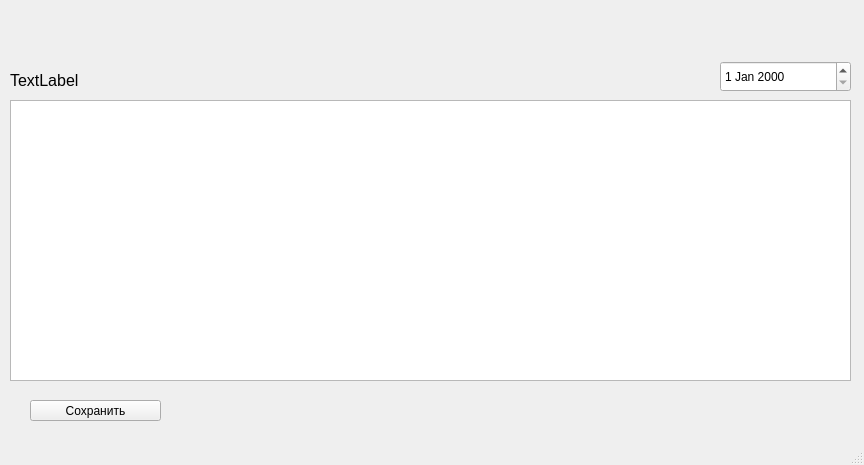
<?xml version="1.0" encoding="UTF-8"?>
<ui version="4.0">
 <class>MainWindow</class>
 <widget class="QMainWindow" name="MainWindow">
  <property name="geometry">
   <rect>
    <x>0</x>
    <y>0</y>
    <width>864</width>
    <height>465</height>
   </rect>
  </property>
  <property name="windowTitle">
   <string>MainWindow</string>
  </property>
  <widget class="QWidget" name="centralwidget">
   <widget class="QTableWidget" name="tableWidget">
    <property name="geometry">
     <rect>
      <x>10</x>
      <y>100</y>
      <width>841</width>
      <height>281</height>
     </rect>
    </property>
   </widget>
   <widget class="QPushButton" name="SaveBtn">
    <property name="geometry">
     <rect>
      <x>30</x>
      <y>400</y>
      <width>131</width>
      <height>21</height>
     </rect>
    </property>
    <property name="text">
     <string>Сохранить</string>
    </property>
   </widget>
   <widget class="QLabel" name="label">
    <property name="geometry">
     <rect>
      <x>10</x>
      <y>70</y>
      <width>131</width>
      <height>21</height>
     </rect>
    </property>
    <property name="font">
     <font>
      <pointsize>12</pointsize>
     </font>
    </property>
    <property name="text">
     <string>TextLabel</string>
    </property>
   </widget>
   <widget class="QDateEdit" name="dateEdit">
    <property name="geometry">
     <rect>
      <x>720</x>
      <y>61</y>
      <width>131</width>
      <height>31</height>
     </rect>
    </property>
   </widget>
  </widget>
  <widget class="QMenuBar" name="menubar">
   <property name="geometry">
    <rect>
     <x>0</x>
     <y>0</y>
     <width>864</width>
     <height>20</height>
    </rect>
   </property>
  </widget>
  <widget class="QStatusBar" name="statusbar"/>
 </widget>
 <resources/>
 <connections/>
</ui>
